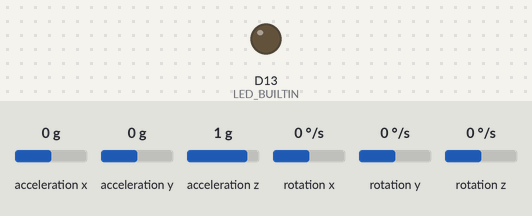
Bench run of a sketch on a simulated Arduino Nano 33 IoT. Parts: output pins drawn as LEDs (lit = HIGH). The test bench sets the inputs (shaded band); at power-on: acceleration x 0 g, acceleration y 0 g, acceleration z 1 g, rotation x 0 °/s, rotation y 0 °/s, rotation z 0 °/s. Nothing arrives over Bluetooth unless stated; a phone connects over Bluetooth LE 3 s after start; what the sketch prints to the serial monitor is not drawn.

Above: at 0.1 s.
At 3.1 s:
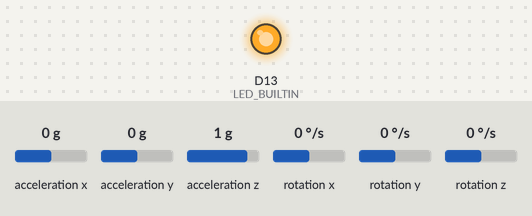
Timing chart, 0 to 4.6 s (numbered marks = the images above):
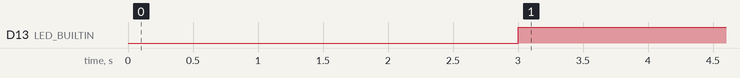

Measured:
- by itself, D13 (LED_BUILTIN): LOW → HIGH at 3.0 s

The sketch:

sketch.ino
```cpp
#include <Arduino_LSM6DS3.h>
#include <ArduinoBLE.h>

BLEService imuService("828962b9-c23b-4774-af22-0d329d7c758f");

// specify characteristics for reading and notfication, specify 12 byte max size value
BLECharacteristic gyroscopeCharacteristic("37982584-005c-493d-bb9a-b06008f1bdc6", BLERead | BLENotify, 12);
BLECharacteristic accelerationCharacteristic("a61ee3a1-bf0d-4971-9dd2-3b57140aebf5", BLERead | BLENotify, 12);

void setup() {
  Serial.begin(9600);
  pinMode(LED_BUILTIN, OUTPUT);

  if (!IMU.begin()) {
    Serial.println("Failed to initialize IMU!");

    while (1);
  }

  while (!BLE.begin()) {
    Serial.println("Waiting for BLE to start");
    delay(1);
  }

  BLE.setAdvertisedService(imuService);
  imuService.addCharacteristic(gyroscopeCharacteristic);
  imuService.addCharacteristic(accelerationCharacteristic);
  BLE.addService(imuService);
  BLE.advertise();
}

void loop() {
  BLEDevice central = BLE.central();

  if (central) {
    Serial.print("Connected to central: ");
    Serial.println(central.address());
    digitalWrite(LED_BUILTIN, HIGH);

    while (central.connected()) {
      float gyros[3]; // float array to hold {x, y, z}, 4 byte (32-bit) LE floats
      float accels[3]; // float array to hold {x, y, z}, 4 byte (32-bit) LE floats

      if (IMU.gyroscopeAvailable()) {
        IMU.readGyroscope(gyros[0], gyros[1], gyros[2]);

        Serial.print("gyro: ");
        Serial.print(gyros[0]);
        Serial.print(",");
        Serial.print(gyros[1]);
        Serial.print(",");
        Serial.println(gyros[2]);

        // cast float array to byte array so all values can be sent in one 12 byte message
        gyroscopeCharacteristic.writeValue((byte*) &gyros, 12);
      }

      if (IMU.accelerationAvailable()) {
        IMU.readAcceleration(accels[0], accels[1], accels[2]);

        Serial.print("accels: ");
        Serial.print(accels[0]);
        Serial.print(",");
        Serial.print(accels[1]);
        Serial.print(",");
        Serial.println(accels[2]);

        // cast float array to byte array so all values can be sent in one 12 byte message
        accelerationCharacteristic.writeValue((byte*) &accels, 12);
      }

      delay(5);
    }
  } else {
    digitalWrite(LED_BUILTIN, LOW);
  }
}
```
